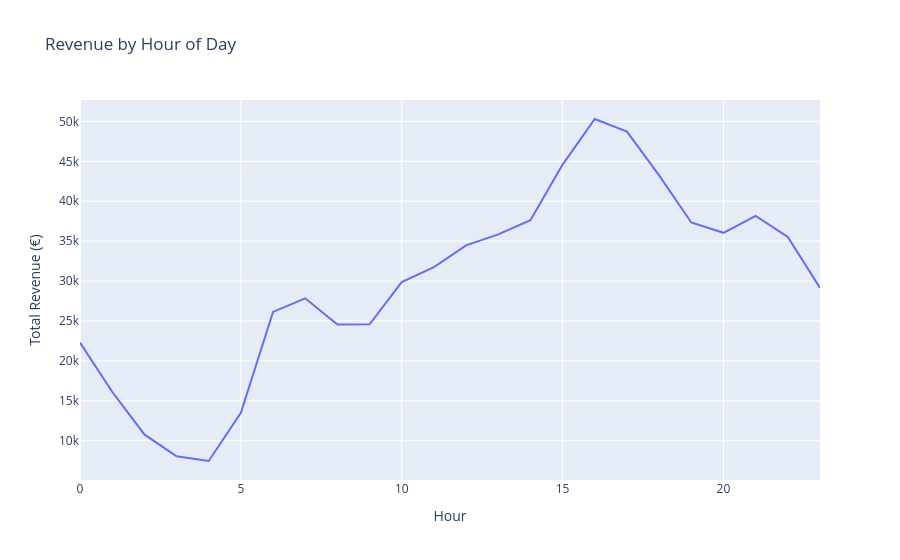

Notebook code cell kept with this figure:
### Code cell
revenue_by_hour = df.groupby('hour')['revenue_total'].sum().reset_index()

fig = px.line(
    revenue_by_hour,
    x='hour',
    y='revenue_total',
    title="Revenue by Hour of Day"
)

fig.update_layout(
    xaxis_title="Hour",
    yaxis_title="Total Revenue (€)"
)

fig.show()

### Figure 1 — Plotly figure (JSON) as saved in the notebook; plotly's stock layout.template omitted (floating-point values rounded to 4 significant figures)
{"data": [{"hovertemplate": "hour=%{x}<br>revenue_total=%{y}<extra></extra>", "legendgroup": "", "line": {"color": "#636efa", "dash": "solid"}, "marker": {"symbol": "circle"}, "mode": "lines", "name": "", "orientation": "v", "showlegend": false, "type": "scatter", "x": [0.0, 1.0, 2.0, 3.0, 4.0, 5.0, 6.0, 7.0, 8.0, 9.0, 10.0, 11.0, 12.0, 13.0, 14.0, 15.0, 16.0, 17.0, 18.0, 19.0, 20.0, 21.0, 22.0, 23.0], "xaxis": "x", "y": [22290.0, 16130.0, 10790.0, 8051.0, 7463.0, 13510.0, 26130.0, 27840.0, 24550.0, 24580.0, 29870.0, 31750.0, 34470.0, 35850.0, 37620.0, 44580.0, 50300.0, 48710.0, 43230.0, 37340.0, 36040.0, 38150.0, 35530.0, 29140.0], "yaxis": "y"}], "layout": {"legend": {"tracegroupgap": 0}, "title": {"text": "Revenue by Hour of Day"}, "xaxis": {"anchor": "y", "domain": [0, 1], "title": {"text": "Hour"}}, "yaxis": {"anchor": "x", "domain": [0, 1], "title": {"text": "Total Revenue (€)"}}}}
